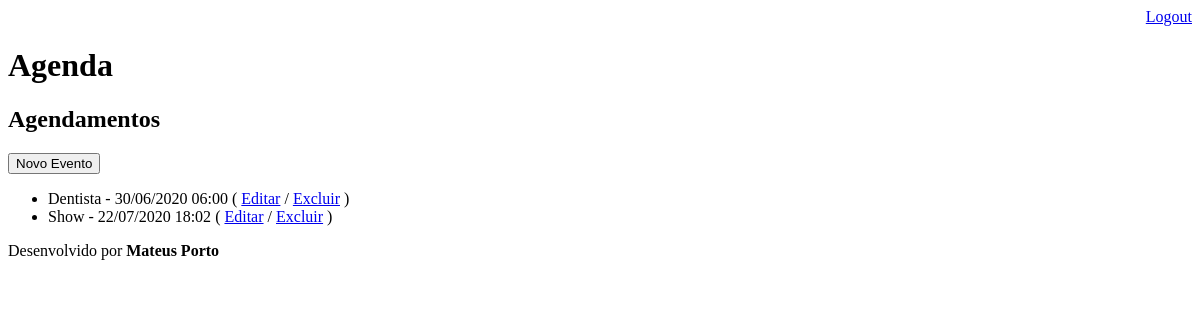
The page /agenda/ (signed in) on the database as committed earlier.
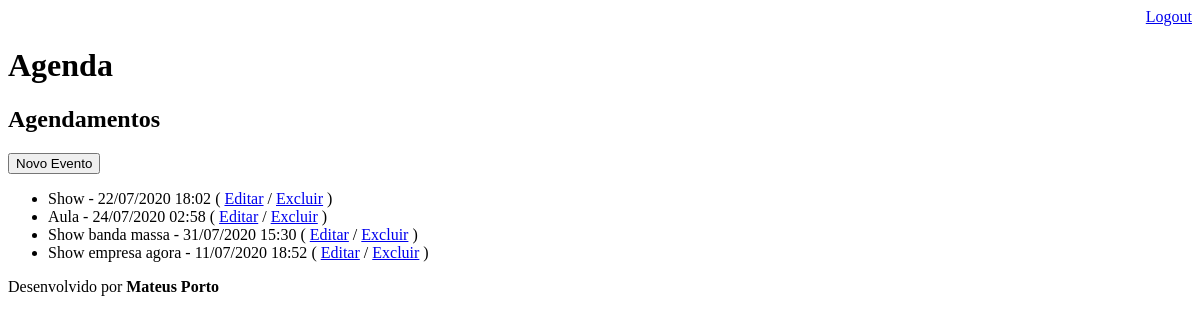
The same page on the database as committed later.
### core/models.py (models this page shows, shortened)
class Evento(models.Model):
    titulo = models.CharField(max_length=100)
    descricao = models.TextField(blank=True, null=True)
    data_evento = models.DateTimeField(verbose_name='Data do Evento')
    data_criacao = models.DateTimeField(auto_now=True)
    usuario = models.ForeignKey(User, on_delete=models.CASCADE)
    class Meta:
        db_table = 'evento'
    def get_data_evento(self):
        return self.data_evento.strftime('%d/%m/%Y %H:%M')

### core/views.py (the view)
# urls.py: path('agenda/', views.lista_eventos),
@login_required(login_url='/login/')
def lista_eventos(request):
    usuario= request.user
    evento = Evento.objects.filter(usuario=usuario)
    dados = {'eventos':evento}
    return render(request, 'agenda.html', dados)

### templates/agenda.html
{% extends "model-page.html" %}
{% block content %}
    <h2>Agendamentos</h2>
    <a href="evento/">
        <button type="button">Novo Evento</button>
    </a>
    <ul>
        {% for evento in eventos %}
        <li>
            {{ evento.titulo }} - {{evento.get_data_evento}}
            ( <a href="evento/?id={{ evento.id }}">Editar</a>
            / <a href="evento/delete/{{ evento.id }}/">Excluir</a> )
        </li >
        {% endfor %}
    </ul>
{% endblock %}

### templates/model-page.html
<!DOCTYPE html>
<html lang="en">
<head>
    {% include "model-header.html" %}
<body>
    {% block content %} {% endblock %}
    {%include "model-footer.html" %}
</body>
</html>

### templates/model-header.html (shortened to what this page needs)
    <div align="right">
        <a href="/logout">Logout</a>
    </div>
    <h1>Agenda</h1>

### templates/model-footer.html
<p>Desenvolvido por <b>Mateus Porto</b></p>

Rows that differ between the two databases and show on the page:
removed Evento: titulo "Dentista", get_data_evento "30/06/2020 06:00"
added Evento: titulo "Aula", get_data_evento "24/07/2020 02:58"
added Evento: titulo "Show banda massa", get_data_evento "31/07/2020 15:30"
added Evento: titulo "Show empresa agora", get_data_evento "11/07/2020 18:52"
